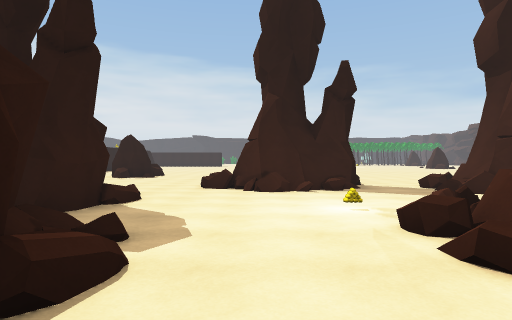
[1] (above)

21 first-person views from a walk through a scene from a Unity 3-D project. The camera is 1.4 m above the floor, looks level and sees 75° across. The floor is counted in squares, 2 m on a side. Each view is taken from the middle of a square. On the plan, view 1 faces up. The plan holds only what a view shows up to about 10 squares ahead; the rest is blank. The place goes on beyond the plan. The player character is not drawn.

[2]
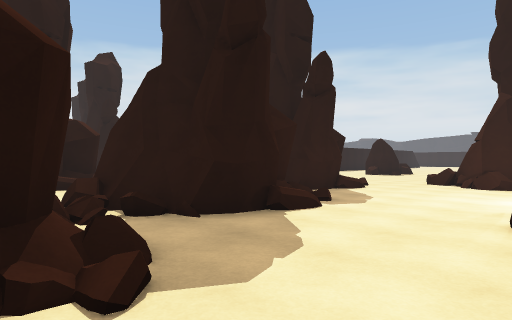

[3]
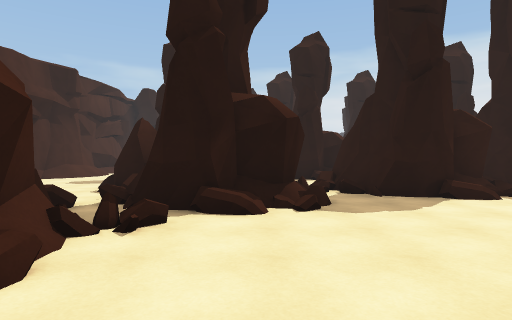

[4]
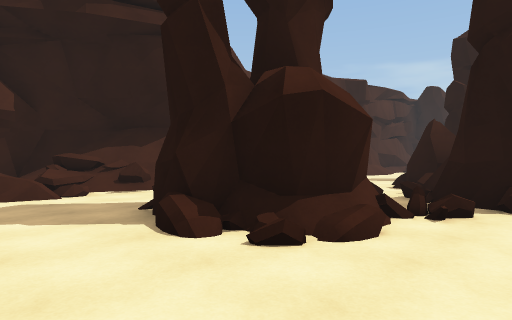

[5]
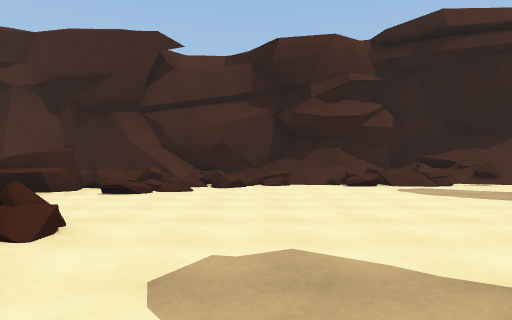

[6]
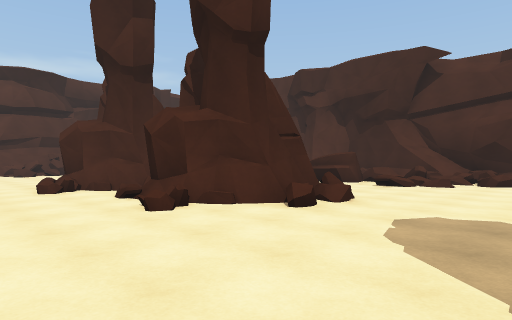

[7]
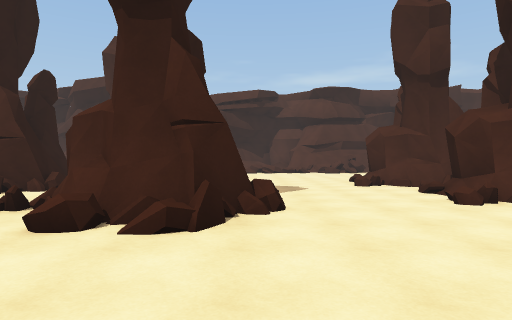

[8]
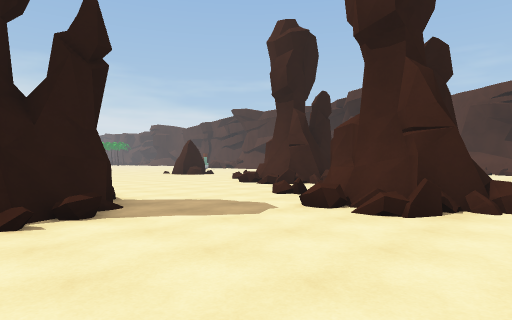

[9]
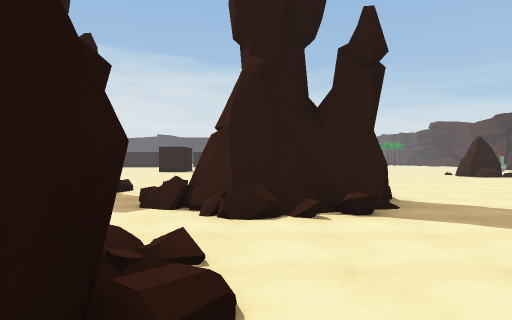

[10]
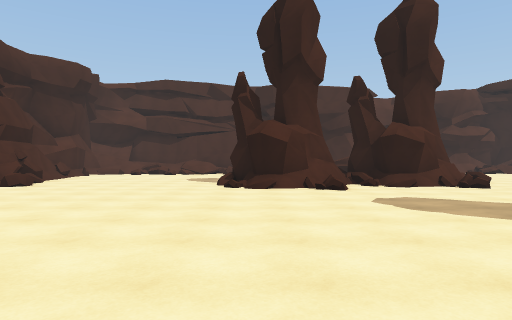

[11]
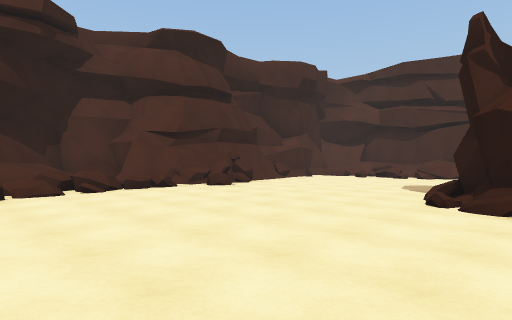

[12]
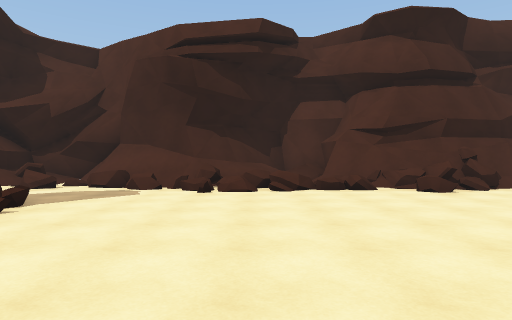

[13]
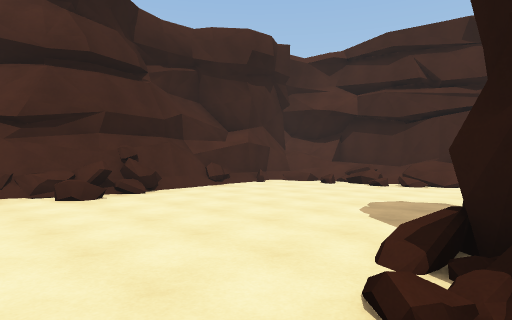

[14]
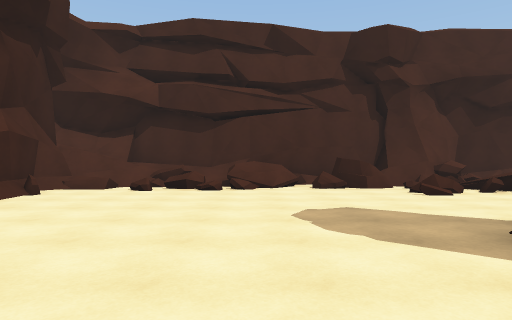

[15]
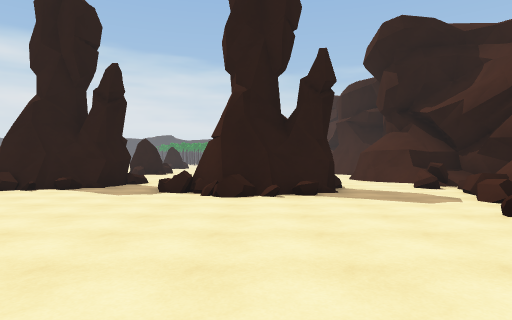

[16]
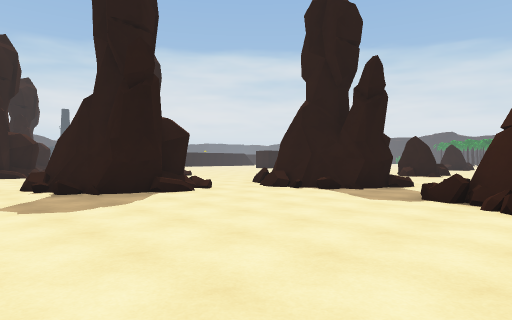

[17]
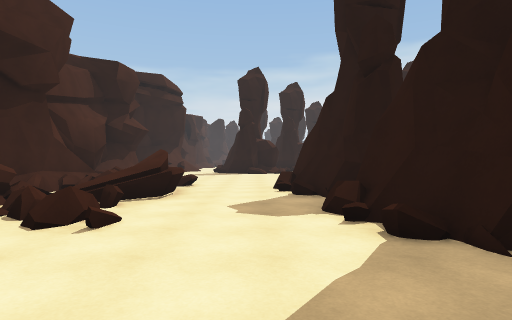

[18]
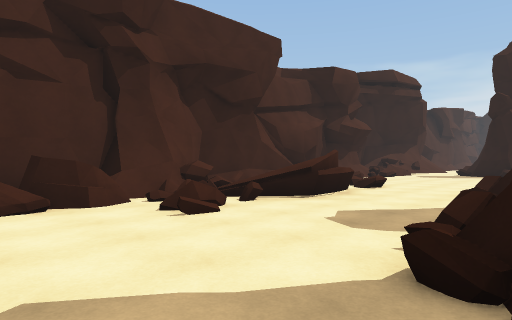

[19]
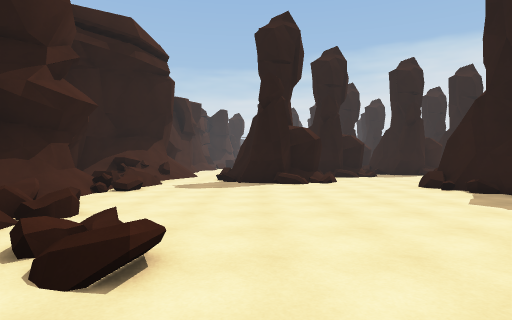

[20]
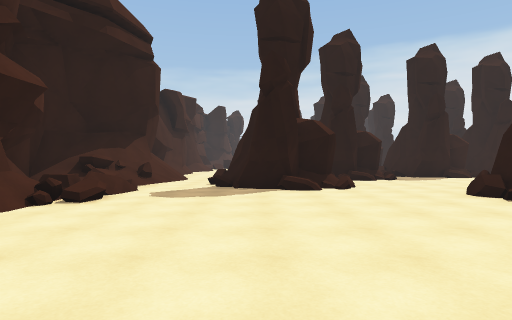

[21]
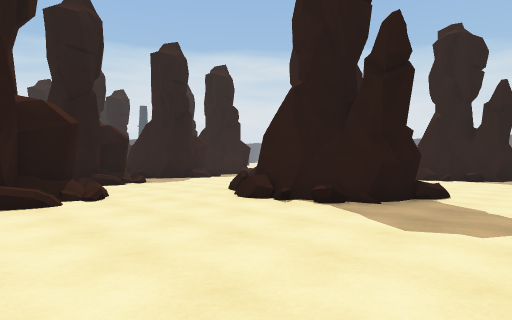

### Floor plan
Key: @ floor where view 1 was taken; # wall or solid block; x gap in a wall; . main floor; : floor 0.25 m higher than the main floor; + floor 0.5 m higher than the main floor; / step, stairs or slope; = window, fence, low wall or low ledge; ^ raised ledge; O other object.
Columns run from 8 left of view 1 to 28 right of it. Each row starts with its distance up from view 1.
 12                   ....
 11                   ....
 10      ..    /. #  ....    #.     ./^#
  9      ..=###/./#  .....####.=#   ./=#
  8      ...###./####......##..=###..==#
  7       ....../####...........###...=#
  6      #=.............###..........=##
  5     ##...O.= ......####..........=##
  4     ##.....###/....####.........==##
  3      ##/..####/.....##...........=+##
  2       #/..=#  / /................x:##
  1 ##   ##....=   #/................=##
  0  #..##=.@...  ##/.......=.........#
 -1       #//....###.....##=^##......##
 -2       ###/........./#######......##
 -3        ###/......../#######....../#
 -4     OO ##=##:.......###........../#
 -5      O//=####....................=#
 -6     ./.   ###.....................#
 -7     ..    #=.......//#====........#
 -8           .........##=####...=/=.##
 -9           /====..#========^^==//==#
-10          ^##==##########^####^# ####

Where each view was taken, in squares from view 1:
view 1: 0 up, 0 right, facing up
view 2: 2 down, 2 right, facing up-left
view 3: 2 down, 5 right, facing left
view 4: 2 down, 6 right, facing down-left
view 5: 0 up, 9 right, facing down
view 6: 2 up, 8 right, facing down-right
view 7: 3 up, 7 right, facing right
view 8: 2 up, 6 right, facing up-right
view 9: 2 up, 6 right, facing up
view 10: 8 up, 18 right, facing down
view 11: 5 up, 17 right, facing down-right
view 12: 3 up, 17 right, facing right
view 13: 1 up, 18 right, facing down-right
view 14: 0 up, 21 right, facing down
view 15: 0 up, 21 right, facing up
view 16: 1 up, 21 right, facing up-left
view 17: 5 down, 21 right, facing left
view 18: 3 down, 20 right, facing down-left
view 19: 6 down, 14 right, facing left
view 20: 6 down, 12 right, facing left
view 21: 6 down, 10 right, facing up-left
